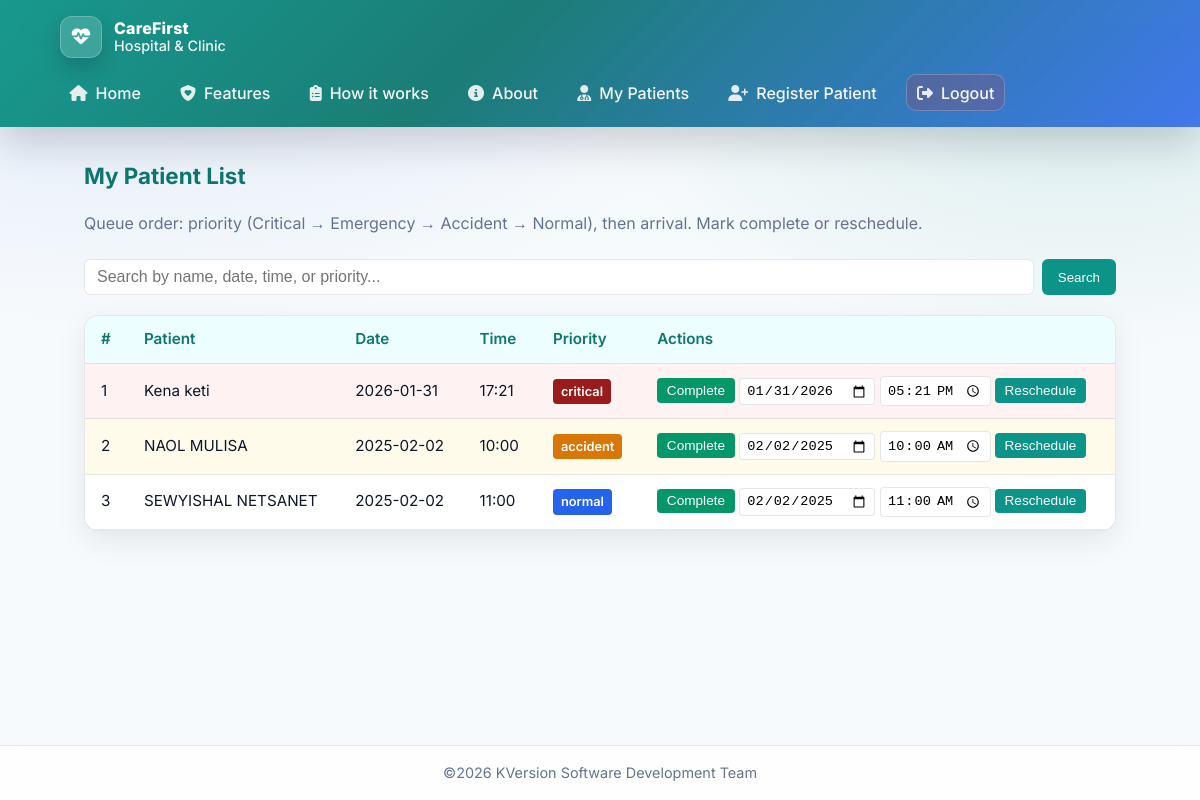
The app's page /doctor-dashboard (signed in) with its own data.
### tables this page shows
CREATE TABLE appointments (
            id INTEGER PRIMARY KEY AUTOINCREMENT,
            patient_name TEXT NOT NULL,
            appointment_date TEXT NOT NULL,
            appointment_time TEXT NOT NULL,
            priority TEXT NOT NULL,
            patient_user_id INTEGER REFERENCES users(id),
            doctor_id INTEGER REFERENCES doctors(id),
            status TEXT NOT NULL DEFAULT 'scheduled',
            created_at TEXT NOT NULL
        );

### app.py (the view, shortened to what this page needs)
@app.route("/doctor-dashboard", methods=["GET", "POST"])
@doctor_required
def doctor_dashboard():
    doctor_id = session.get("doctor_id") or 1
    conn = get_db()
    cur = conn.cursor()
    cur.execute(
        """SELECT id, patient_name, appointment_date, appointment_time, priority, status, created_at, doctor_id
           FROM appointments WHERE doctor_id = ? AND status = 'scheduled'
           ORDER BY id""",
        (doctor_id,),
    )
    rows = cur.fetchall()
    conn.close()
    raw = _appointment_rows_to_dicts(rows)
    ordered = get_optimized_queue_list(raw)
    search_q = (request.args.get("q") or "").strip().lower()
    return render_template("doctor_dashboard.html", queue=ordered, search_q=search_q, priorities=PRIORITIES)

### app.py (called while the page is built)
def get_db() -> sqlite3.Connection:
    conn = sqlite3.connect(DB_PATH)
    conn.row_factory = sqlite3.Row
    return conn

def doctor_required(f):
    @wraps(f)
    def wrapped(*args, **kwargs):
        if "user_id" not in session:
            return redirect(url_for("login", next=request.url))
        if session.get("role") != "doctor":
            return redirect(url_for("index"))
        return f(*args, **kwargs)
    return wrapped

def _appointment_rows_to_dicts(rows) -> list:
    return [
        {
            "id": r["id"],
            "name": r["patient_name"],
            "appointment_date": r["appointment_date"],
            "appointment_time": r["appointment_time"],
            "priority": r["priority"],
            "status": r["status"],
            "created_at": r["created_at"],
            "doctor_id": r["doctor_id"],
        }
        for r in rows
    ]

### dsa/linked_list.py (called while the page is built)
    def insert_from_appointment_dict(self, a: Dict[str, Any]) -> None:
        node = PatientNode(
            appointment_id=a["id"],
            name=a.get("name") or a.get("patient_name") or "",
            priority=(a.get("priority") or "normal").lower().strip(),
            appointment_date=a.get("appointment_date") or "",
            appointment_time=a.get("appointment_time") or "",
            created_at=a.get("created_at"),
        )
        if self.head is None:
            self.head = node
            return
        current = self.head
        while current.next is not None:
            current = current.next
        current.next = node

    def to_list(self) -> List[PatientNode]:
        nodes: List[PatientNode] = []
        current = self.head
        while current is not None:
            nodes.append(current)
            current = current.next
        return nodes

### dsa/queue.py (called while the page is built)
def priority_rank(p: str) -> int:
    p = (p or "normal").lower().strip()
    for i, x in enumerate(PRIORITY_ORDER):
        if x == p:
            return i
    return 3  # normal

    def to_dict(self) -> dict:
        return {
            "appointment_id": self.appointment_id,
            "name": self.name,
            "priority": self.priority,
            "appointment_date": self.appointment_date,
            "appointment_time": self.appointment_time,
            "created_at": self.created_at.isoformat() if self.created_at else None,
        }

    def enqueue(self, item: QueueItem) -> None:
        self._items.append(item)

    def to_list(self) -> List[QueueItem]:
        return list(self._items)

### templates/doctor_dashboard.html (shortened to what this page needs)
{% extends "base.html" %}
{% block content %}
<section class="dashboard-section">
    <h2>My Patient List</h2>
    <p class="dashboard-desc">Queue order: priority (Critical → Emergency → Accident → Normal), then arrival. Mark complete or reschedule.</p>
    <form class="search-bar-form" method="get" action="{{ url_for('doctor_dashboard') }}">
        <input type="search" name="q" value="{{ search_q }}" placeholder="Search by name, date, time, or priority...">
        <button type="submit">Search</button>
    </form>
    {% if queue %}
        <div class="queue-table-wrap">
            <table class="queue-table">
                <thead>
                    <tr>
                        <th>#</th>
                        <th>Patient</th>
                        <th>Date</th>
                        <th>Time</th>
                        <th>Priority</th>
                        <th>Actions</th>
                    </tr>
                </thead>
                <tbody>
                    {% for p in queue %}
                    <tr class="priority-{{ p.priority }}">
                        <td>{{ loop.index }}</td>
                        <td>{{ p.name }}</td>
                        <td>{{ p.appointment_date }}</td>
                        <td>{{ p.appointment_time }}</td>
                        <td><span class="badge badge-{{ p.priority }}">{{ p.priority }}</span></td>
                        <td class="actions-cell">
                            <form class="inline-form" method="post" action="{{ url_for('doctor_dashboard') }}" style="display:inline;">
                                <button type="submit" class="btn-small btn-complete">Complete</button>
                            </form>
                            <form class="inline-form reschedule-form" method="post" action="{{ url_for('doctor_dashboard') }}" style="display:inline;">
                                <input type="date" name="new_date" value="{{ p.appointment_date }}" required>
                                <input type="time" name="new_time" value="{{ p.appointment_time }}" required>
                                <button type="submit" class="btn-small btn-reschedule">Reschedule</button>
                            </form>
                        </td>
                    </tr>
                    {% endfor %}
                </tbody>
            </table>
        </div>
    {% else %}
        <p class="empty-queue">No patients in the queue.{% if search_q %} Try a different search.{% endif %}</p>
    {% endif %}
</section>
{% endblock %}

### static/style.css (style rules this page uses)
:root { --primary: #0d9488; --primary-dark: #0f766e; --primary-2: #2563eb; --accent: #ecfeff; --emergency: #dc2626; --emergency-bg: #fef2f2; --normal: #2563eb; --normal-bg: #eff6ff; --text: #0f172a; --text-muted: #64748b; --bg: #f7fafc; --card: #ffffff; --border: rgba(15, 23, 42, 0.10); --radius: 14px; --shadow: 0 10px 30px rgba(2, 6, 23, 0.08); --shadow-soft: 0 6px 18px rgba(2, 6, 23, 0.06); --ring: 0 0 0 3px rgba(13, 148, 136, 0.22); --mono: ui-monospace, SFMono-Regular, Menlo, Monaco, Consolas, "Liberation Mono", "Courier New", monospace; }
* { box-sizing: border-box; }
body { margin: 0; font-family: 'Inter', 'Segoe UI', system-ui, sans-serif; background: radial-gradient(1200px 600px at 10% 0%, rgba(37, 99, 235, 0.10) 0%, rgba(37, 99, 235, 0.00) 55%), radial-gradient(900px 500px at 90% 10%, rgba(13, 148, 136, 0.12) 0%, rgba(13, 148, 136, 0.00) 55%), var(--bg); color: var(--text); line-height: 1.5; min-height: 100vh; display: flex; flex-direction: column; }
.search-bar-form { display: flex; gap: 0.5rem; margin-bottom: 1.25rem; flex-wrap: wrap; }
.search-bar-form input[type="search"] { flex: 1; min-width: 200px; padding: 0.5rem 0.75rem; border: 1px solid var(--border); border-radius: 6px; font-size: 1rem; }
.search-bar-form button { padding: 0.5rem 1rem; background: var(--primary); color: white; border: none; border-radius: 6px; font-weight: 500; cursor: pointer; }
.dashboard-section h2 { margin-top: 0; color: var(--primary-dark); font-size: 1.4rem; }
.dashboard-desc { color: var(--text-muted); margin-bottom: 1.5rem; }
.queue-table-wrap { overflow-x: auto; background: var(--card); border: 1px solid var(--border); border-radius: var(--radius); box-shadow: var(--shadow); }
.queue-table { width: 100%; border-collapse: collapse; font-size: 0.95rem; }
.queue-table th, .queue-table td { padding: 0.75rem 1rem; text-align: left; border-bottom: 1px solid var(--border); }
.queue-table th { background: var(--accent); color: var(--primary-dark); font-weight: 600; }
.queue-table tbody tr.priority-critical { background: #fef2f2; }
.queue-table tbody tr.priority-accident { background: #fffbeb; }
.badge { display: inline-block; padding: 0.2rem 0.5rem; border-radius: 4px; font-size: 0.8rem; font-weight: 600; }
.badge-normal { background: var(--normal); color: white; }
.badge-accident { background: #d97706; color: white; }
.badge-critical { background: #991b1b; color: white; }
.actions-cell { white-space: nowrap; }
.actions-cell .inline-form { display: inline-flex; align-items: center; gap: 0.35rem; flex-wrap: wrap; }
.actions-cell input[type="date"], .actions-cell input[type="time"] { padding: 0.25rem 0.4rem; border: 1px solid var(--border); border-radius: 4px; font-size: 0.85rem; }
.btn-small { padding: 0.3rem 0.6rem; font-size: 0.85rem; border: none; border-radius: 4px; cursor: pointer; font-weight: 500; }
.btn-complete { background: #059669; color: white; }
.btn-reschedule { background: var(--primary); color: white; }

### records on screen
appointments: name "Kena keti", appointment_date "2026-01-31", appointment_time "17:21", priority "critical", new_date "01/31/2026", new_time "17:21"
appointments: name "NAOL MULISA", appointment_date "2025-02-02", appointment_time "10:00", priority "accident", new_date "02/02/2025", new_time "10:00"
appointments: name "SEWYISHAL NETSANET", appointment_date "2025-02-02", appointment_time "11:00", priority "normal", new_date "02/02/2025", new_time "11:00"
